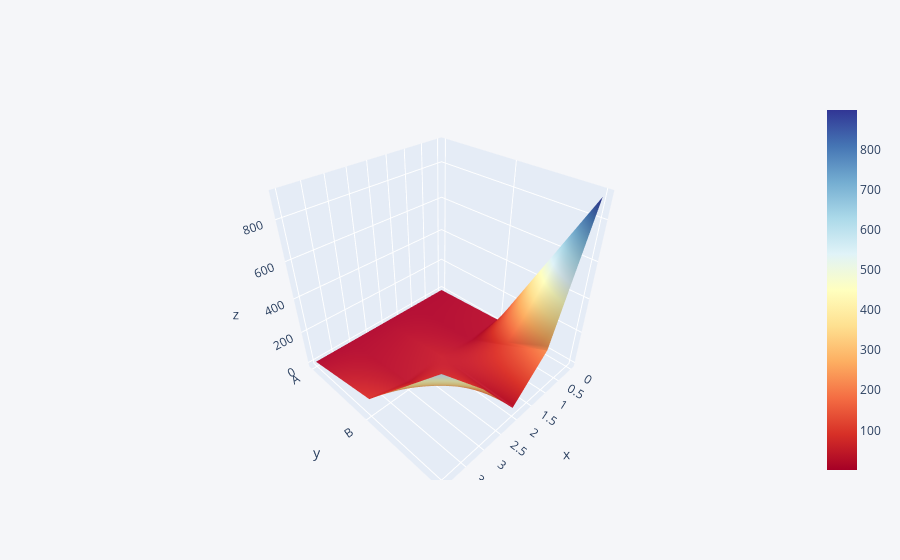

Notebook source saved alongside this figure:
### Markdown cell above
7. Make a surface plot

### Code cell
df3.iplot(kind='surface',colorscale='rdylbu')

### Figure 1 — Plotly figure (JSON) as saved in the notebook; plotly's stock layout.template omitted (floating-point values rounded to 4 significant figures)
{"data": [{"colorscale": [[0, "rgb(165,0,38)"], [0.1, "rgb(215,48,39)"], [0.2, "rgb(244,109,67)"], [0.3, "rgb(253,174,97)"], [0.4, "rgb(254,224,144)"], [0.5, "rgb(255,255,191)"], [0.6, "rgb(224,243,248)"], [0.7, "rgb(171,217,233)"], [0.8, "rgb(116,173,209)"], [0.9, "rgb(69,117,180)"], [1, "rgb(49,54,149)"]], "type": "surface", "x": [0, 1, 2, 3, 4], "y": ["A", "B", "C"], "z": [[1, 2, 3, 4, 5], [20, 11, 45, 29, 87], [899, 231, 29, 323, 567]]}], "layout": {"legend": {"bgcolor": "#F5F6F9", "font": {"color": "#4D5663"}}, "paper_bgcolor": "#F5F6F9", "plot_bgcolor": "#F5F6F9", "title": {"font": {"color": "#4D5663"}}, "xaxis": {"gridcolor": "#E1E5ED", "showgrid": true, "tickfont": {"color": "#4D5663"}, "title": {"font": {"color": "#4D5663"}, "text": ""}, "zerolinecolor": "#E1E5ED"}, "yaxis": {"gridcolor": "#E1E5ED", "showgrid": true, "tickfont": {"color": "#4D5663"}, "title": {"font": {"color": "#4D5663"}, "text": ""}, "zerolinecolor": "#E1E5ED"}}}
